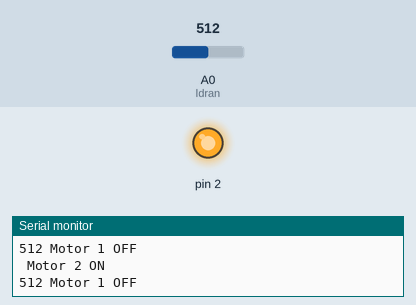
This sketch was run on a simulated Arduino Uno, built with avr-gcc and run on an emulated ATmega328P. On the bench: output pins drawn as LEDs (lit = HIGH), the last lines printed to the serial monitor. The inputs (shaded band) are chosen by the test bench; at power-on: A0 (ldran) = 512.

Above: at 1.2 s.
1.3 s: A0 (ldran) set to 417
4.3 s: A0 (ldran) set to 389
At 5.4 s:
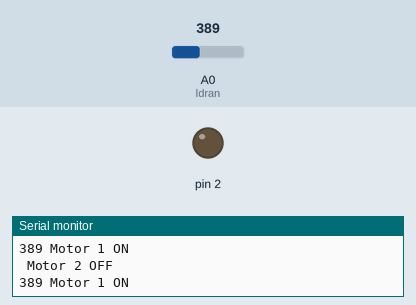
5.8 s: A0 (ldran) set to 410
At 6.4 s:
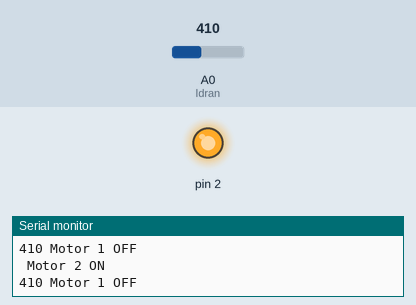
8.8 s: A0 (ldran) set to 390
At 9.7 s:
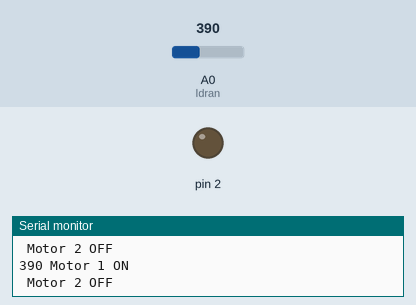
Timing chart, 0 to 11.8 s (numbered marks = the images above; inputs shaded):
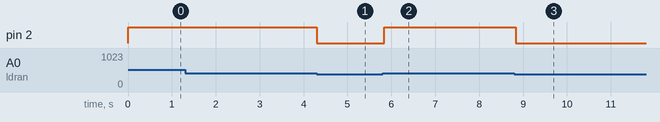

The sketch:

Relay.ino
```cpp
int ldran=A0;
int temp;
void setup() {
  // put your setup code here, to run once:
Serial.begin(9600);
pinMode(2,OUTPUT);
pinMode(ldran,INPUT);
//pinMode(4,OUTPUT);
//pinMode(7,OUTPUT);
digitalWrite(7,HIGH);
}

void loop()
{
// put your main code here, to run repeatedly:
/*digitalWrite(2,HIGH);
delay(1000);
digitalWrite(2,LOW);*/
temp=analogRead(ldran);
Serial.print(temp);
//delay(200);
if (temp>=400)
{digitalWrite(2,HIGH);
//digitalWrite(4,HIGH);
  Serial.println(" Motor 1 OFF");
  Serial.println(" Motor 2 ON");}
else if (temp>=75 && temp<400)
{ digitalWrite(2,LOW);
//digitalWrite(4,LOW);
  Serial.println(" Motor 1 ON");
  Serial.println(" Motor 2 OFF");}
else if (temp<75)
{digitalWrite(2,HIGH);
//digitalWrite(4,HIGH);
Serial.println("Motor 1 OFF");
Serial.println(" Motor 2 ON");}
}
```

Measured:
- the behaviour switches between 400 and 399 on A0 (ldran) (found by bisection; images 0 and 1)
- after the input at 4.3 s, pin 2: HIGH → LOW at once
- after the input at 5.8 s, pin 2: LOW → HIGH at once
- after the input at 8.8 s, pin 2: HIGH → LOW at once
